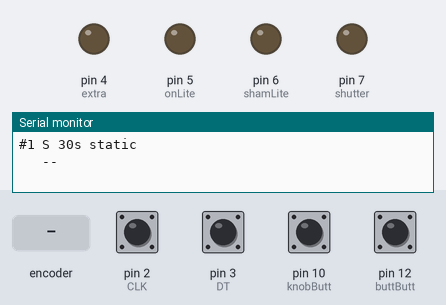
The sketch below on a simulated Arduino Uno, built with avr-gcc and run on an emulated ATmega328P. On the bench: output pins drawn as LEDs (lit = HIGH), the last lines printed to the serial monitor. The inputs (shaded band) are chosen by the test bench; at power-on: pin 2 (CLK), pin 3 (DT), pin 10 (knobButt), pin 12 (buttButt) HIGH. Random numbers use the default seed unless the sketch sets one.

Above: at 1.2 s.
1.3 s: pin 12 (buttButt) pulled LOW for 0.15 s
At 1.7 s:
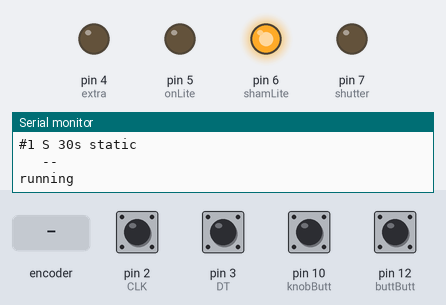
2.9 s: pin 10 (knobButt) pulled LOW for 0.15 s
At 4.1 s:
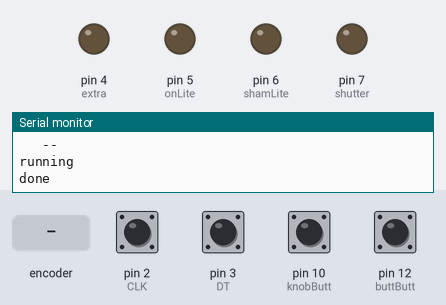
4.5 s: rotary encoder on pin 2 (CLK) / pin 3 (DT) turned 1 step (first pin leading)
6.2 s: pin 12 (buttButt) pulled LOW for 1 s
At 6.6 s:
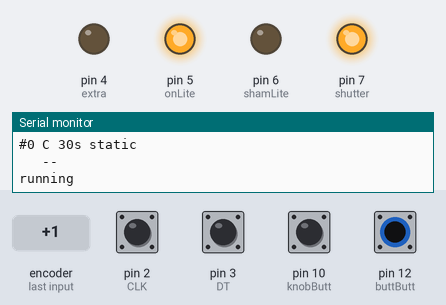
8.7 s: pin 10 (knobButt) pulled LOW for 1 s
At 9.7 s:
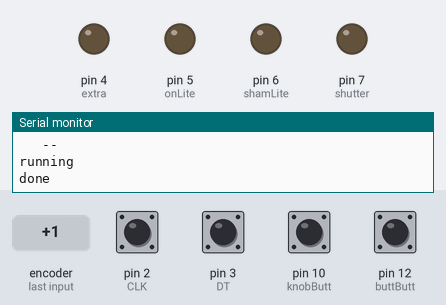
11.2 s: pin 12 (buttButt) pulled LOW for 3.2 s
At 11.6 s:
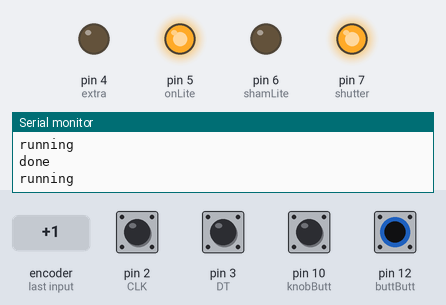
Timing chart, 0 to 42.7 s (numbered marks = the images above; inputs shaded):
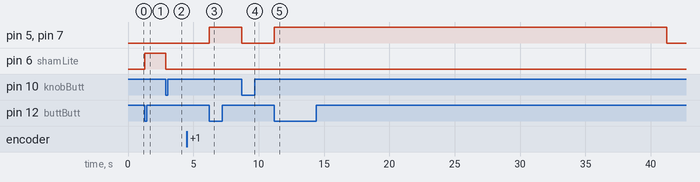

Measured:
- after the input at 1.3 s, pin 6 (shamLite): LOW → HIGH at once
- after the input at 2.9 s, pin 6 (shamLite): HIGH → LOW at once
- after the input at 6.2 s, pin 5 (onLite), pin 7 (shutter): LOW → HIGH at once
- after the input at 8.7 s, pin 5 (onLite), pin 7 (shutter): HIGH → LOW at once
- after the input at 11.2 s, pin 5 (onLite), pin 7 (shutter): LOW → HIGH at once, → LOW 30.0 s later

The sketch:

ttl_rot1.ino
```cpp
// #include <LiquidCrystal.h>
// const int rs = 8, en = 9, d4 = 4, d5 = 5, d6 = 6, d7 = 7;
// LiquidCrystal lcd(rs, en, d4, d5, d6, d7);

int CLK = 2;
int DT = 3;
int knobButt = 10, buttButt = 12;
//shutter = shutter, onLite = stim light, shamLite = sham light
// from left to right, the BNC's connect to ports 4, 5, 6, 7
int shutter = 7, extra = 4, onLite = 5, shamLite = 6;
int opt = 0;
int currentCLK = LOW;
int lastCLK = LOW;
int r_val = 2;

String topTxt = "#";
String botTxt = "";

const int numOpt = 5; // IMPORTANT, this needs to be the same as the rows of options
// format as:
// {flip(t/f) [0 = Certain, 1 = Flip, 2 = Sham], run time (in ms), pulse0 (closed shutter), pulse1 (open shutter)},
// all times are in ms
int options[numOpt][4] = {
  { 0, 30000, 0, 50 }, //#0 30sec cont
  { 2, 30000, 0, 50 }, //#1 30sec cont
  { 0, 5000, 0, 50}, //#2 5sec cont
  { 0, 30000, 40, 10 }, //#3 30sec 20Hz
  { 2, 30000, 40, 10 }, //#4 30sec 20Hz
};

void stim() {
  int F = options[opt][0];
  int T = options[opt][1];
  int P0 = options[opt][2];
  int P1 = options[opt][3];

  if (F == 1){
    r_val = random(100);
  } else if (F==2){
    r_val = 98;
  } else{
    r_val = 2; //value is arbitrary, just needs to be less than 50
  }

  unsigned long startT = millis();

  if (r_val < 50) {
    digitalWrite(onLite, HIGH);
    while (millis() < (startT + T)) {
      if (digitalRead(knobButt) == LOW){
        digitalWrite(shutter, LOW);
        digitalWrite(onLite, LOW);
        break;
      }

      //Stage 1 (open shutter)
      if (P1 != 0){
        digitalWrite(shutter, HIGH);
        delay(P1);
      }
      //Stage 2 (close shutter)
      if (P0 != 0){
        digitalWrite(shutter, LOW);
        delay(P0);
      }
    }
    digitalWrite(shutter, LOW);
    digitalWrite(onLite, LOW);
  } else { //sham
    digitalWrite(shamLite, HIGH);
    while (millis() < (startT + T)){
      if (digitalRead(knobButt) == LOW){
        digitalWrite(shamLite, LOW);
        break;
      }
      delay(50);
    }
    digitalWrite(shamLite, LOW);
  }
  // digitalWrite(shutter, LOW);
  // digitalWrite(onLite, LOW);
  // digitalWrite(shamLite, LOW);
}

void setup() {
  pinMode(CLK, INPUT_PULLUP);
  pinMode(DT, INPUT_PULLUP);
  pinMode(knobButt, INPUT_PULLUP);
  pinMode(buttButt, INPUT_PULLUP);
  pinMode(shutter, OUTPUT);
  pinMode(extra, OUTPUT);
  pinMode(onLite, OUTPUT);
  pinMode(shamLite, OUTPUT);

  Serial.begin(9600);
}

void loop() {
  currentCLK = digitalRead(CLK);
  if ((lastCLK == LOW) && (currentCLK == HIGH)) {
    if (digitalRead(DT) == currentCLK) {
      if ((opt + 2) > numOpt){
        opt = 0;
      } else{
        opt++;
      }
    } else {
      if (opt == 0){
        opt = numOpt - 1;
      }else{
        opt--;
      }
    }
    // better, but still awful way to handle text
    topTxt = "#" + String(opt);
    if (options[opt][0] == 1){
      topTxt += " F "; //F for coin Flip
    } else if (options[opt][0] == 2){
      topTxt += " S "; //S for Sham stimulation
    } else{
      topTxt += " C "; //C for Certain stimulation
    }
    topTxt += String(options[opt][1] / 1000) + "s ";
    if (options[opt][2] == 0 || options[opt][3] == 0){
      topTxt += "static";
      botTxt = "   --";
    } else{
      topTxt += String(1000 / (options[opt][2] + options[opt][3])) + "Hz";
      botTxt = "   p1=" + String(options[opt][3]) + " p0=" + String(options[opt][2]);
    }
    Serial.println(topTxt);
    Serial.println(botTxt);
  }
  lastCLK = currentCLK;
  if (digitalRead(buttButt) == LOW){
    Serial.println("running");
    stim();
    Serial.println("done");
  }
  delay(2);
}
```
